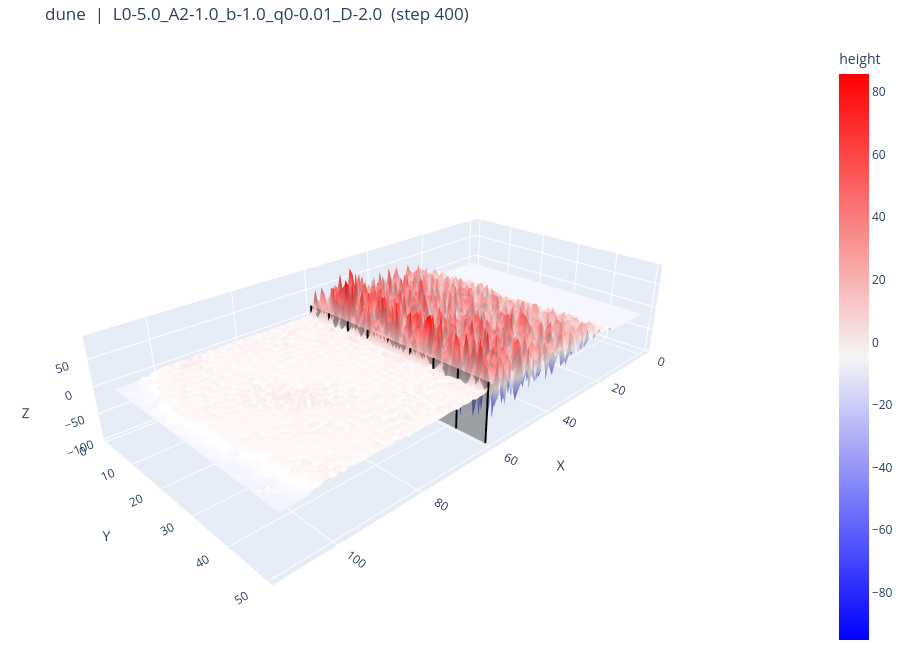
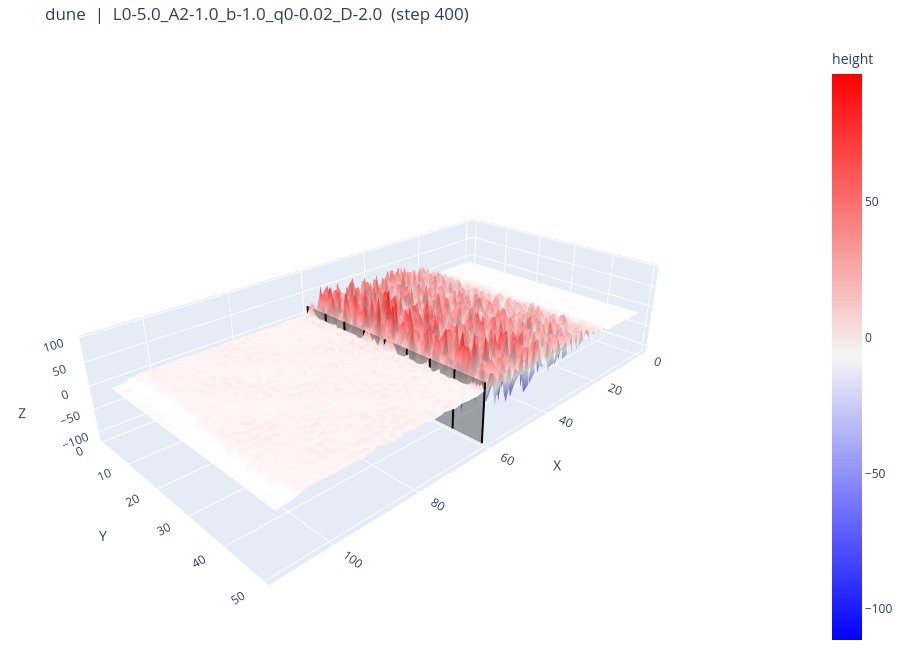
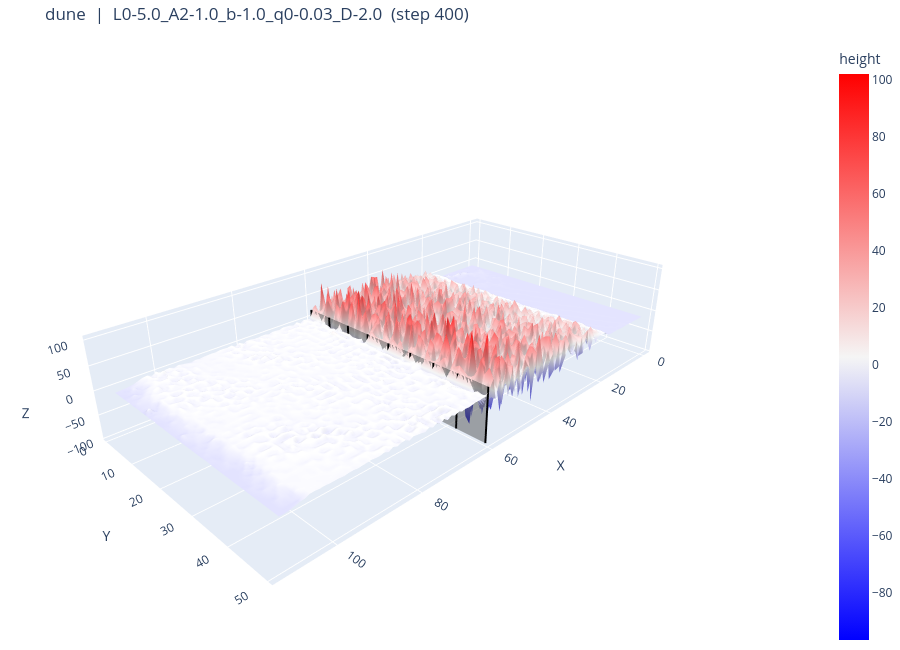

Notebook source saved alongside these figures, in order:
### Markdown cell above
## 定数スイープの実行

各変数について「テストしたい値のリスト」を用意し、`itertools.product` で全組み合わせを回す。

> **注意:** 組み合わせ数 = 各リスト長の積。1 ケースあたり 400 ステップ回すため、
> リストを長くすると実行時間が急増する。まずは下記のダミー値（=少数）で試すこと。
> 特定の 1 変数だけ調べたいときは、その変数のリストだけ複数値にし、他は 1 値にすると良い。

### Code cell
import itertools
import numpy as np


def frange(start, stop, step):
    """start〜stop を step 刻みで並べたリストを返す（stop を含む・丸め誤差対策済み）。

    例: frange(2.0, 7.0, 0.1) -> [2.0, 2.1, 2.2, ..., 6.9, 7.0]（51 個）
    """
    n = int(round((stop - start) / step)) + 1
    decimals = max(0, -int(np.floor(np.log10(step))) + 2)  # 刻みに応じた丸め桁数
    return [round(start + k * step, decimals) for k in range(n)]


# --- 各変数のテストしたい範囲（開始, 終了, 刻み）で連続値を生成 ---
L0_list = frange(1.0, 10.0, 0.1)     # 跳躍距離の基準値
A2_list = frange(0.1, 2.0, 0.1)     # 跳躍量 q の勾配依存係数
b_list  = frange(0.1, 2.0, 0.1)     # 跳躍距離 L の勾配依存係数
q0_list = frange(0.01, 5.0, 0.01)     # 跳躍量の基準値
D_list  = frange(0.1, 3.0, 0.1)     # クリープで動く砂の割合

# 全組み合わせ = 各リスト長の積
combinations = list(itertools.product(L0_list, A2_list, b_list, q0_list, D_list))
print(f"各リスト長: L0={len(L0_list)}, A2={len(A2_list)}, b={len(b_list)}, "
      f"q0={len(q0_list)}, D={len(D_list)}")
print(f"実行ケース数: {len(combinations)}")

results = []
for idx, (L0, A2, b, q0, D) in enumerate(combinations, start=1):
    print(f"[{idx}/{len(combinations)}] L0={L0}, A2={A2}, b={b}, q0={q0}, D={D} を実行中...")

    # インスタンス生成 → 400 ステップ実行 → 2D画像 & 3D(HTML) を保存＆表示
    sim = DuneSimulation(L0=L0, A2=A2, b=b, q0=q0, D=D)
    png_path, html_path = sim.run(show=True)

    results.append((png_path, html_path))
    print(f"    保存: {png_path} / {html_path}")

print("すべて完了しました。")
results

### Figure 1 — Plotly figure (JSON) as saved in the notebook; plotly's stock layout.template omitted (floating-point values rounded to 4 significant figures; data arrays with more than 128 entries replaced by an {"elided": "..."} marker saying what was removed)
{"data": [{"cmax": 85.71, "cmin": -95.07, "colorbar": {"title": {"text": "height"}}, "colorscale": [[0, "rgb(0,0,255)"], [0.5, "rgb(245,245,245)"], [1, "rgb(255,0,0)"]], "name": "sand", "type": "surface", "x": [0.5, 1.5, 2.5, 3.5, 4.5, 5.5, 6.5, 7.5, 8.5, 9.5, 10.5, 11.5, 12.5, 13.5, 14.5, 15.5, 16.5, 17.5, 18.5, 19.5, 20.5, 21.5, 22.5, 23.5, 24.5, 25.5, 26.5, 27.5, 28.5, 29.5, 30.5, 31.5, 32.5, 33.5, 34.5, 35.5, 36.5, 37.5, 38.5, 39.5, 40.5, 41.5, 42.5, 43.5, 44.5, 45.5, 46.5, 47.5, 48.5, 49.5, 50.5, 51.5, 52.5, 53.5, 54.5, 55.5, 56.5, 57.5, 58.5, 59.5, 60.5, 61.5, 62.5, 63.5, 64.5, 65.5, 66.5, 67.5, 68.5, 69.5, 70.5, 71.5, 72.5, 73.5, 74.5, 75.5, 76.5, 77.5, 78.5, 79.5, 80.5, 81.5, 82.5, 83.5, 84.5, 85.5, 86.5, 87.5, 88.5, 89.5, 90.5, 91.5, 92.5, 93.5, 94.5, 95.5, 96.5, 97.5, 98.5, 99.5, 100.5, 101.5, 102.5, 103.5, 104.5, 105.5, 106.5, 107.5, 108.5, 109.5], "y": [0.5, 1.5, 2.5, 3.5, 4.5, 5.5, 6.5, 7.5, 8.5, 9.5, 10.5, 11.5, 12.5, 13.5, 14.5, 15.5, 16.5, 17.5, 18.5, 19.5, 20.5, 21.5, 22.5, 23.5, 24.5, 25.5, 26.5, 27.5, 28.5, 29.5, 30.5, 31.5, 32.5, 33.5, 34.5, 35.5, 36.5, 37.5, 38.5, 39.5, 40.5, 41.5, 42.5, 43.5, 44.5, 45.5, 46.5, 47.5, 48.5, 49.5], "z": {"elided": "50x110 float values"}}, {"colorscale": [[0, "rgb(80,80,80)"], [1, "rgb(80,80,80)"]], "name": "fence", "opacity": 0.45, "showscale": false, "type": "surface", "x": [[60.0, 60.0], [60.0, 60.0], [60.0, 60.0], [60.0, 60.0], [60.0, 60.0], [60.0, 60.0], [60.0, 60.0], [60.0, 60.0], [60.0, 60.0], [60.0, 60.0], [60.0, 60.0], [60.0, 60.0], [60.0, 60.0], [60.0, 60.0], [60.0, 60.0], [60.0, 60.0], [60.0, 60.0], [60.0, 60.0], [60.0, 60.0], [60.0, 60.0], [60.0, 60.0], [60.0, 60.0], [60.0, 60.0], [60.0, 60.0], [60.0, 60.0], [60.0, 60.0], [60.0, 60.0], [60.0, 60.0], [60.0, 60.0], [60.0, 60.0], [60.0, 60.0], [60.0, 60.0], [60.0, 60.0], [60.0, 60.0], [60.0, 60.0], [60.0, 60.0], [60.0, 60.0], [60.0, 60.0], [60.0, 60.0], [60.0, 60.0], [60.0, 60.0], [60.0, 60.0], [60.0, 60.0], [60.0, 60.0], [60.0, 60.0], [60.0, 60.0], [60.0, 60.0], [60.0, 60.0], [60.0, 60.0], [60.0, 60.0]], "y": [[0.5, 0.5], [1.5, 1.5], [2.5, 2.5], [3.5, 3.5], [4.5, 4.5], [5.5, 5.5], [6.5, 6.5], [7.5, 7.5], [8.5, 8.5], [9.5, 9.5], [10.5, 10.5], [11.5, 11.5], [12.5, 12.5], [13.5, 13.5], [14.5, 14.5], [15.5, 15.5], [16.5, 16.5], [17.5, 17.5], [18.5, 18.5], [19.5, 19.5], [20.5, 20.5], [21.5, 21.5], [22.5, 22.5], [23.5, 23.5], [24.5, 24.5], [25.5, 25.5], [26.5, 26.5], [27.5, 27.5], [28.5, 28.5], [29.5, 29.5], [30.5, 30.5], [31.5, 31.5], [32.5, 32.5], [33.5, 33.5], [34.5, 34.5], [35.5, 35.5], [36.5, 36.5], [37.5, 37.5], [38.5, 38.5], [39.5, 39.5], [40.5, 40.5], [41.5, 41.5], [42.5, 42.5], [43.5, 43.5], [44.5, 44.5], [45.5, 45.5], [46.5, 46.5], [47.5, 47.5], [48.5, 48.5], [49.5, 49.5]], "z": [[-95.07, 20.0], [-95.07, 20.0], [-95.07, 20.0], [-95.07, 20.0], [-95.07, 20.0], [-95.07, 20.0], [-95.07, 20.0], [-95.07, 20.0], [-95.07, 20.0], [-95.07, 20.0], [-95.07, 20.0], [-95.07, 20.0], [-95.07, 20.0], [-95.07, 20.0], [-95.07, 20.0], [-95.07, 20.0], [-95.07, 20.0], [-95.07, 20.0], [-95.07, 20.0], [-95.07, 20.0], [-95.07, 20.0], [-95.07, 20.0], [-95.07, 20.0], [-95.07, 20.0], [-95.07, 20.0], [-95.07, 20.0], [-95.07, 20.0], [-95.07, 20.0], [-95.07, 20.0], [-95.07, 20.0], [-95.07, 20.0], [-95.07, 20.0], [-95.07, 20.0], [-95.07, 20.0], [-95.07, 20.0], [-95.07, 20.0], [-95.07, 20.0], [-95.07, 20.0], [-95.07, 20.0], [-95.07, 20.0], [-95.07, 20.0], [-95.07, 20.0], [-95.07, 20.0], [-95.07, 20.0], [-95.07, 20.0], [-95.07, 20.0], [-95.07, 20.0], [-95.07, 20.0], [-95.07, 20.0], [-95.07, 20.0]]}, {"hoverinfo": "skip", "line": {"color": "black", "width": 4}, "mode": "lines", "showlegend": false, "type": "scatter3d", "x": [60, 60], "y": [0.5, 0.5], "z": [-95.07, 20]}, {"hoverinfo": "skip", "line": {"color": "black", "width": 4}, "mode": "lines", "showlegend": false, "type": "scatter3d", "x": [60, 60], "y": [6.5, 6.5], "z": [-95.07, 20]}, {"hoverinfo": "skip", "line": {"color": "black", "width": 4}, "mode": "lines", "showlegend": false, "type": "scatter3d", "x": [60, 60], "y": [12.5, 12.5], "z": [-95.07, 20]}, {"hoverinfo": "skip", "line": {"color": "black", "width": 4}, "mode": "lines", "showlegend": false, "type": "scatter3d", "x": [60, 60], "y": [18.5, 18.5], "z": [-95.07, 20]}, {"hoverinfo": "skip", "line": {"color": "black", "width": 4}, "mode": "lines", "showlegend": false, "type": "scatter3d", "x": [60, 60], "y": [24.5, 24.5], "z": [-95.07, 20]}, {"hoverinfo": "skip", "line": {"color": "black", "width": 4}, "mode": "lines", "showlegend": false, "type": "scatter3d", "x": [60, 60], "y": [30.5, 30.5], "z": [-95.07, 20]}, {"hoverinfo": "skip", "line": {"color": "black", "width": 4}, "mode": "lines", "showlegend": false, "type": "scatter3d", "x": [60, 60], "y": [36.5, 36.5], "z": [-95.07, 20]}, {"hoverinfo": "skip", "line": {"color": "black", "width": 4}, "mode": "lines", "showlegend": false, "type": "scatter3d", "x": [60, 60], "y": [42.5, 42.5], "z": [-95.07, 20]}, {"hoverinfo": "skip", "line": {"color": "black", "width": 4}, "mode": "lines", "showlegend": false, "type": "scatter3d", "x": [60, 60], "y": [49.5, 49.5], "z": [-95.07, 20]}], "layout": {"height": 650, "margin": {"b": 0, "l": 0, "r": 0, "t": 40}, "scene": {"aspectmode": "manual", "aspectratio": {"x": 2, "y": 1, "z": 0.4}, "camera": {"eye": {"x": 1.8, "y": 1.8, "z": 1.2}}, "xaxis": {"title": {"text": "X"}}, "yaxis": {"title": {"text": "Y"}}, "zaxis": {"title": {"text": "Z"}}}, "title": {"text": "dune  |  L0-5.0_A2-1.0_b-1.0_q0-0.01_D-2.0  (step 400)"}, "width": 900}}

### Figure 2 — Plotly figure (JSON) as saved in the notebook; plotly's stock layout.template omitted (floating-point values rounded to 4 significant figures; data arrays with more than 128 entries replaced by an {"elided": "..."} marker saying what was removed)
{"data": [{"cmax": 96.97, "cmin": -111.3, "colorbar": {"title": {"text": "height"}}, "colorscale": [[0, "rgb(0,0,255)"], [0.5, "rgb(245,245,245)"], [1, "rgb(255,0,0)"]], "name": "sand", "type": "surface", "x": [0.5, 1.5, 2.5, 3.5, 4.5, 5.5, 6.5, 7.5, 8.5, 9.5, 10.5, 11.5, 12.5, 13.5, 14.5, 15.5, 16.5, 17.5, 18.5, 19.5, 20.5, 21.5, 22.5, 23.5, 24.5, 25.5, 26.5, 27.5, 28.5, 29.5, 30.5, 31.5, 32.5, 33.5, 34.5, 35.5, 36.5, 37.5, 38.5, 39.5, 40.5, 41.5, 42.5, 43.5, 44.5, 45.5, 46.5, 47.5, 48.5, 49.5, 50.5, 51.5, 52.5, 53.5, 54.5, 55.5, 56.5, 57.5, 58.5, 59.5, 60.5, 61.5, 62.5, 63.5, 64.5, 65.5, 66.5, 67.5, 68.5, 69.5, 70.5, 71.5, 72.5, 73.5, 74.5, 75.5, 76.5, 77.5, 78.5, 79.5, 80.5, 81.5, 82.5, 83.5, 84.5, 85.5, 86.5, 87.5, 88.5, 89.5, 90.5, 91.5, 92.5, 93.5, 94.5, 95.5, 96.5, 97.5, 98.5, 99.5, 100.5, 101.5, 102.5, 103.5, 104.5, 105.5, 106.5, 107.5, 108.5, 109.5], "y": [0.5, 1.5, 2.5, 3.5, 4.5, 5.5, 6.5, 7.5, 8.5, 9.5, 10.5, 11.5, 12.5, 13.5, 14.5, 15.5, 16.5, 17.5, 18.5, 19.5, 20.5, 21.5, 22.5, 23.5, 24.5, 25.5, 26.5, 27.5, 28.5, 29.5, 30.5, 31.5, 32.5, 33.5, 34.5, 35.5, 36.5, 37.5, 38.5, 39.5, 40.5, 41.5, 42.5, 43.5, 44.5, 45.5, 46.5, 47.5, 48.5, 49.5], "z": {"elided": "50x110 float values"}}, {"colorscale": [[0, "rgb(80,80,80)"], [1, "rgb(80,80,80)"]], "name": "fence", "opacity": 0.45, "showscale": false, "type": "surface", "x": [[60.0, 60.0], [60.0, 60.0], [60.0, 60.0], [60.0, 60.0], [60.0, 60.0], [60.0, 60.0], [60.0, 60.0], [60.0, 60.0], [60.0, 60.0], [60.0, 60.0], [60.0, 60.0], [60.0, 60.0], [60.0, 60.0], [60.0, 60.0], [60.0, 60.0], [60.0, 60.0], [60.0, 60.0], [60.0, 60.0], [60.0, 60.0], [60.0, 60.0], [60.0, 60.0], [60.0, 60.0], [60.0, 60.0], [60.0, 60.0], [60.0, 60.0], [60.0, 60.0], [60.0, 60.0], [60.0, 60.0], [60.0, 60.0], [60.0, 60.0], [60.0, 60.0], [60.0, 60.0], [60.0, 60.0], [60.0, 60.0], [60.0, 60.0], [60.0, 60.0], [60.0, 60.0], [60.0, 60.0], [60.0, 60.0], [60.0, 60.0], [60.0, 60.0], [60.0, 60.0], [60.0, 60.0], [60.0, 60.0], [60.0, 60.0], [60.0, 60.0], [60.0, 60.0], [60.0, 60.0], [60.0, 60.0], [60.0, 60.0]], "y": [[0.5, 0.5], [1.5, 1.5], [2.5, 2.5], [3.5, 3.5], [4.5, 4.5], [5.5, 5.5], [6.5, 6.5], [7.5, 7.5], [8.5, 8.5], [9.5, 9.5], [10.5, 10.5], [11.5, 11.5], [12.5, 12.5], [13.5, 13.5], [14.5, 14.5], [15.5, 15.5], [16.5, 16.5], [17.5, 17.5], [18.5, 18.5], [19.5, 19.5], [20.5, 20.5], [21.5, 21.5], [22.5, 22.5], [23.5, 23.5], [24.5, 24.5], [25.5, 25.5], [26.5, 26.5], [27.5, 27.5], [28.5, 28.5], [29.5, 29.5], [30.5, 30.5], [31.5, 31.5], [32.5, 32.5], [33.5, 33.5], [34.5, 34.5], [35.5, 35.5], [36.5, 36.5], [37.5, 37.5], [38.5, 38.5], [39.5, 39.5], [40.5, 40.5], [41.5, 41.5], [42.5, 42.5], [43.5, 43.5], [44.5, 44.5], [45.5, 45.5], [46.5, 46.5], [47.5, 47.5], [48.5, 48.5], [49.5, 49.5]], "z": [[-111.3, 20.0], [-111.3, 20.0], [-111.3, 20.0], [-111.3, 20.0], [-111.3, 20.0], [-111.3, 20.0], [-111.3, 20.0], [-111.3, 20.0], [-111.3, 20.0], [-111.3, 20.0], [-111.3, 20.0], [-111.3, 20.0], [-111.3, 20.0], [-111.3, 20.0], [-111.3, 20.0], [-111.3, 20.0], [-111.3, 20.0], [-111.3, 20.0], [-111.3, 20.0], [-111.3, 20.0], [-111.3, 20.0], [-111.3, 20.0], [-111.3, 20.0], [-111.3, 20.0], [-111.3, 20.0], [-111.3, 20.0], [-111.3, 20.0], [-111.3, 20.0], [-111.3, 20.0], [-111.3, 20.0], [-111.3, 20.0], [-111.3, 20.0], [-111.3, 20.0], [-111.3, 20.0], [-111.3, 20.0], [-111.3, 20.0], [-111.3, 20.0], [-111.3, 20.0], [-111.3, 20.0], [-111.3, 20.0], [-111.3, 20.0], [-111.3, 20.0], [-111.3, 20.0], [-111.3, 20.0], [-111.3, 20.0], [-111.3, 20.0], [-111.3, 20.0], [-111.3, 20.0], [-111.3, 20.0], [-111.3, 20.0]]}, {"hoverinfo": "skip", "line": {"color": "black", "width": 4}, "mode": "lines", "showlegend": false, "type": "scatter3d", "x": [60, 60], "y": [0.5, 0.5], "z": [-111.3, 20]}, {"hoverinfo": "skip", "line": {"color": "black", "width": 4}, "mode": "lines", "showlegend": false, "type": "scatter3d", "x": [60, 60], "y": [6.5, 6.5], "z": [-111.3, 20]}, {"hoverinfo": "skip", "line": {"color": "black", "width": 4}, "mode": "lines", "showlegend": false, "type": "scatter3d", "x": [60, 60], "y": [12.5, 12.5], "z": [-111.3, 20]}, {"hoverinfo": "skip", "line": {"color": "black", "width": 4}, "mode": "lines", "showlegend": false, "type": "scatter3d", "x": [60, 60], "y": [18.5, 18.5], "z": [-111.3, 20]}, {"hoverinfo": "skip", "line": {"color": "black", "width": 4}, "mode": "lines", "showlegend": false, "type": "scatter3d", "x": [60, 60], "y": [24.5, 24.5], "z": [-111.3, 20]}, {"hoverinfo": "skip", "line": {"color": "black", "width": 4}, "mode": "lines", "showlegend": false, "type": "scatter3d", "x": [60, 60], "y": [30.5, 30.5], "z": [-111.3, 20]}, {"hoverinfo": "skip", "line": {"color": "black", "width": 4}, "mode": "lines", "showlegend": false, "type": "scatter3d", "x": [60, 60], "y": [36.5, 36.5], "z": [-111.3, 20]}, {"hoverinfo": "skip", "line": {"color": "black", "width": 4}, "mode": "lines", "showlegend": false, "type": "scatter3d", "x": [60, 60], "y": [42.5, 42.5], "z": [-111.3, 20]}, {"hoverinfo": "skip", "line": {"color": "black", "width": 4}, "mode": "lines", "showlegend": false, "type": "scatter3d", "x": [60, 60], "y": [49.5, 49.5], "z": [-111.3, 20]}], "layout": {"height": 650, "margin": {"b": 0, "l": 0, "r": 0, "t": 40}, "scene": {"aspectmode": "manual", "aspectratio": {"x": 2, "y": 1, "z": 0.4}, "camera": {"eye": {"x": 1.8, "y": 1.8, "z": 1.2}}, "xaxis": {"title": {"text": "X"}}, "yaxis": {"title": {"text": "Y"}}, "zaxis": {"title": {"text": "Z"}}}, "title": {"text": "dune  |  L0-5.0_A2-1.0_b-1.0_q0-0.02_D-2.0  (step 400)"}, "width": 900}}

### Figure 3 — Plotly figure (JSON) as saved in the notebook; plotly's stock layout.template omitted (floating-point values rounded to 4 significant figures; data arrays with more than 128 entries replaced by an {"elided": "..."} marker saying what was removed)
{"data": [{"cmax": 102.2, "cmin": -96.55, "colorbar": {"title": {"text": "height"}}, "colorscale": [[0, "rgb(0,0,255)"], [0.5, "rgb(245,245,245)"], [1, "rgb(255,0,0)"]], "name": "sand", "type": "surface", "x": [0.5, 1.5, 2.5, 3.5, 4.5, 5.5, 6.5, 7.5, 8.5, 9.5, 10.5, 11.5, 12.5, 13.5, 14.5, 15.5, 16.5, 17.5, 18.5, 19.5, 20.5, 21.5, 22.5, 23.5, 24.5, 25.5, 26.5, 27.5, 28.5, 29.5, 30.5, 31.5, 32.5, 33.5, 34.5, 35.5, 36.5, 37.5, 38.5, 39.5, 40.5, 41.5, 42.5, 43.5, 44.5, 45.5, 46.5, 47.5, 48.5, 49.5, 50.5, 51.5, 52.5, 53.5, 54.5, 55.5, 56.5, 57.5, 58.5, 59.5, 60.5, 61.5, 62.5, 63.5, 64.5, 65.5, 66.5, 67.5, 68.5, 69.5, 70.5, 71.5, 72.5, 73.5, 74.5, 75.5, 76.5, 77.5, 78.5, 79.5, 80.5, 81.5, 82.5, 83.5, 84.5, 85.5, 86.5, 87.5, 88.5, 89.5, 90.5, 91.5, 92.5, 93.5, 94.5, 95.5, 96.5, 97.5, 98.5, 99.5, 100.5, 101.5, 102.5, 103.5, 104.5, 105.5, 106.5, 107.5, 108.5, 109.5], "y": [0.5, 1.5, 2.5, 3.5, 4.5, 5.5, 6.5, 7.5, 8.5, 9.5, 10.5, 11.5, 12.5, 13.5, 14.5, 15.5, 16.5, 17.5, 18.5, 19.5, 20.5, 21.5, 22.5, 23.5, 24.5, 25.5, 26.5, 27.5, 28.5, 29.5, 30.5, 31.5, 32.5, 33.5, 34.5, 35.5, 36.5, 37.5, 38.5, 39.5, 40.5, 41.5, 42.5, 43.5, 44.5, 45.5, 46.5, 47.5, 48.5, 49.5], "z": {"elided": "50x110 float values"}}, {"colorscale": [[0, "rgb(80,80,80)"], [1, "rgb(80,80,80)"]], "name": "fence", "opacity": 0.45, "showscale": false, "type": "surface", "x": [[60.0, 60.0], [60.0, 60.0], [60.0, 60.0], [60.0, 60.0], [60.0, 60.0], [60.0, 60.0], [60.0, 60.0], [60.0, 60.0], [60.0, 60.0], [60.0, 60.0], [60.0, 60.0], [60.0, 60.0], [60.0, 60.0], [60.0, 60.0], [60.0, 60.0], [60.0, 60.0], [60.0, 60.0], [60.0, 60.0], [60.0, 60.0], [60.0, 60.0], [60.0, 60.0], [60.0, 60.0], [60.0, 60.0], [60.0, 60.0], [60.0, 60.0], [60.0, 60.0], [60.0, 60.0], [60.0, 60.0], [60.0, 60.0], [60.0, 60.0], [60.0, 60.0], [60.0, 60.0], [60.0, 60.0], [60.0, 60.0], [60.0, 60.0], [60.0, 60.0], [60.0, 60.0], [60.0, 60.0], [60.0, 60.0], [60.0, 60.0], [60.0, 60.0], [60.0, 60.0], [60.0, 60.0], [60.0, 60.0], [60.0, 60.0], [60.0, 60.0], [60.0, 60.0], [60.0, 60.0], [60.0, 60.0], [60.0, 60.0]], "y": [[0.5, 0.5], [1.5, 1.5], [2.5, 2.5], [3.5, 3.5], [4.5, 4.5], [5.5, 5.5], [6.5, 6.5], [7.5, 7.5], [8.5, 8.5], [9.5, 9.5], [10.5, 10.5], [11.5, 11.5], [12.5, 12.5], [13.5, 13.5], [14.5, 14.5], [15.5, 15.5], [16.5, 16.5], [17.5, 17.5], [18.5, 18.5], [19.5, 19.5], [20.5, 20.5], [21.5, 21.5], [22.5, 22.5], [23.5, 23.5], [24.5, 24.5], [25.5, 25.5], [26.5, 26.5], [27.5, 27.5], [28.5, 28.5], [29.5, 29.5], [30.5, 30.5], [31.5, 31.5], [32.5, 32.5], [33.5, 33.5], [34.5, 34.5], [35.5, 35.5], [36.5, 36.5], [37.5, 37.5], [38.5, 38.5], [39.5, 39.5], [40.5, 40.5], [41.5, 41.5], [42.5, 42.5], [43.5, 43.5], [44.5, 44.5], [45.5, 45.5], [46.5, 46.5], [47.5, 47.5], [48.5, 48.5], [49.5, 49.5]], "z": [[-96.55, 20.0], [-96.55, 20.0], [-96.55, 20.0], [-96.55, 20.0], [-96.55, 20.0], [-96.55, 20.0], [-96.55, 20.0], [-96.55, 20.0], [-96.55, 20.0], [-96.55, 20.0], [-96.55, 20.0], [-96.55, 20.0], [-96.55, 20.0], [-96.55, 20.0], [-96.55, 20.0], [-96.55, 20.0], [-96.55, 20.0], [-96.55, 20.0], [-96.55, 20.0], [-96.55, 20.0], [-96.55, 20.0], [-96.55, 20.0], [-96.55, 20.0], [-96.55, 20.0], [-96.55, 20.0], [-96.55, 20.0], [-96.55, 20.0], [-96.55, 20.0], [-96.55, 20.0], [-96.55, 20.0], [-96.55, 20.0], [-96.55, 20.0], [-96.55, 20.0], [-96.55, 20.0], [-96.55, 20.0], [-96.55, 20.0], [-96.55, 20.0], [-96.55, 20.0], [-96.55, 20.0], [-96.55, 20.0], [-96.55, 20.0], [-96.55, 20.0], [-96.55, 20.0], [-96.55, 20.0], [-96.55, 20.0], [-96.55, 20.0], [-96.55, 20.0], [-96.55, 20.0], [-96.55, 20.0], [-96.55, 20.0]]}, {"hoverinfo": "skip", "line": {"color": "black", "width": 4}, "mode": "lines", "showlegend": false, "type": "scatter3d", "x": [60, 60], "y": [0.5, 0.5], "z": [-96.55, 20]}, {"hoverinfo": "skip", "line": {"color": "black", "width": 4}, "mode": "lines", "showlegend": false, "type": "scatter3d", "x": [60, 60], "y": [6.5, 6.5], "z": [-96.55, 20]}, {"hoverinfo": "skip", "line": {"color": "black", "width": 4}, "mode": "lines", "showlegend": false, "type": "scatter3d", "x": [60, 60], "y": [12.5, 12.5], "z": [-96.55, 20]}, {"hoverinfo": "skip", "line": {"color": "black", "width": 4}, "mode": "lines", "showlegend": false, "type": "scatter3d", "x": [60, 60], "y": [18.5, 18.5], "z": [-96.55, 20]}, {"hoverinfo": "skip", "line": {"color": "black", "width": 4}, "mode": "lines", "showlegend": false, "type": "scatter3d", "x": [60, 60], "y": [24.5, 24.5], "z": [-96.55, 20]}, {"hoverinfo": "skip", "line": {"color": "black", "width": 4}, "mode": "lines", "showlegend": false, "type": "scatter3d", "x": [60, 60], "y": [30.5, 30.5], "z": [-96.55, 20]}, {"hoverinfo": "skip", "line": {"color": "black", "width": 4}, "mode": "lines", "showlegend": false, "type": "scatter3d", "x": [60, 60], "y": [36.5, 36.5], "z": [-96.55, 20]}, {"hoverinfo": "skip", "line": {"color": "black", "width": 4}, "mode": "lines", "showlegend": false, "type": "scatter3d", "x": [60, 60], "y": [42.5, 42.5], "z": [-96.55, 20]}, {"hoverinfo": "skip", "line": {"color": "black", "width": 4}, "mode": "lines", "showlegend": false, "type": "scatter3d", "x": [60, 60], "y": [49.5, 49.5], "z": [-96.55, 20]}], "layout": {"height": 650, "margin": {"b": 0, "l": 0, "r": 0, "t": 40}, "scene": {"aspectmode": "manual", "aspectratio": {"x": 2, "y": 1, "z": 0.4}, "camera": {"eye": {"x": 1.8, "y": 1.8, "z": 1.2}}, "xaxis": {"title": {"text": "X"}}, "yaxis": {"title": {"text": "Y"}}, "zaxis": {"title": {"text": "Z"}}}, "title": {"text": "dune  |  L0-5.0_A2-1.0_b-1.0_q0-0.03_D-2.0  (step 400)"}, "width": 900}}
